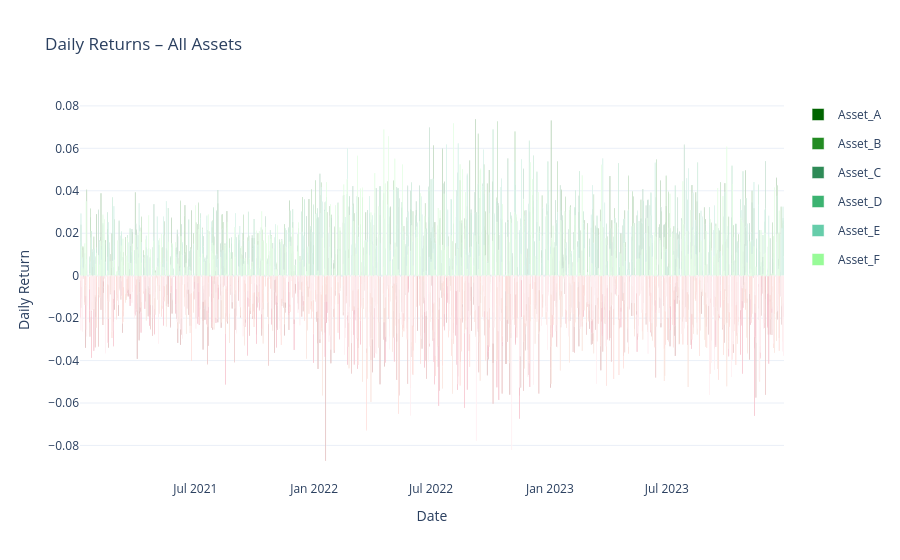

Source (notebook cell):
### Code cell
import plotly.graph_objects as go
import numpy as np

positive_colors = {
    "Asset_A": "#006400",
    "Asset_B": "#228B22",
    "Asset_C": "#2E8B57",
    "Asset_D": "#3CB371",
    "Asset_E": "#66CDAA",
    "Asset_F": "#98FB98"
}

negative_colors = {
    "Asset_A": "#8B0000",
    "Asset_B": "#B22222",
    "Asset_C": "#DC143C",
    "Asset_D": "#E9967A",
    "Asset_E": "#FA8072",
    "Asset_F": "#FFC0CB"
}

fig = go.Figure()

for asset in daily_returns.columns:

    asset_data = daily_returns[asset]

    positive = asset_data.where(asset_data >= 0)
    negative = asset_data.where(asset_data < 0)

    # Positive trace (shows in legend)
    fig.add_trace(
        go.Bar(
            x=daily_returns.index,
            y=positive,
            name=asset,
            marker_color=positive_colors[asset],
            legendgroup=asset,
            showlegend=True
        )
    )

    # Negative trace (hidden from legend but grouped)
    fig.add_trace(
        go.Bar(
            x=daily_returns.index,
            y=negative,
            marker_color=negative_colors[asset],
            legendgroup=asset,
            showlegend=False
        )
    )

fig.update_layout(
    title="Daily Returns – All Assets",
    xaxis_title="Date",
    yaxis_title="Daily Return",
    barmode="overlay",
    template="plotly_white",
    legend=dict(groupclick="togglegroup")  # Important line
)

fig.show()

### Figure 1 — Plotly figure (JSON) as saved in the notebook; plotly's stock layout.template omitted (floating-point values rounded to 4 significant figures; data arrays with more than 128 entries replaced by an {"elided": "..."} marker saying what was removed)
{"data": [{"legendgroup": "Asset_A", "marker": {"color": "#006400"}, "name": "Asset_A", "showlegend": true, "type": "bar", "x": {"elided": "740 str values"}, "y": {"elided": "740 float values"}}, {"legendgroup": "Asset_A", "marker": {"color": "#8B0000"}, "showlegend": false, "type": "bar", "x": {"elided": "740 str values"}, "y": {"elided": "740 float values"}}, {"legendgroup": "Asset_B", "marker": {"color": "#228B22"}, "name": "Asset_B", "showlegend": true, "type": "bar", "x": {"elided": "740 str values"}, "y": {"elided": "740 float values"}}, {"legendgroup": "Asset_B", "marker": {"color": "#B22222"}, "showlegend": false, "type": "bar", "x": {"elided": "740 str values"}, "y": {"elided": "740 float values"}}, {"legendgroup": "Asset_C", "marker": {"color": "#2E8B57"}, "name": "Asset_C", "showlegend": true, "type": "bar", "x": {"elided": "740 str values"}, "y": {"elided": "740 float values"}}, {"legendgroup": "Asset_C", "marker": {"color": "#DC143C"}, "showlegend": false, "type": "bar", "x": {"elided": "740 str values"}, "y": {"elided": "740 float values"}}, {"legendgroup": "Asset_D", "marker": {"color": "#3CB371"}, "name": "Asset_D", "showlegend": true, "type": "bar", "x": {"elided": "740 str values"}, "y": {"elided": "740 float values"}}, {"legendgroup": "Asset_D", "marker": {"color": "#E9967A"}, "showlegend": false, "type": "bar", "x": {"elided": "740 str values"}, "y": {"elided": "740 float values"}}, {"legendgroup": "Asset_E", "marker": {"color": "#66CDAA"}, "name": "Asset_E", "showlegend": true, "type": "bar", "x": {"elided": "740 str values"}, "y": {"elided": "740 float values"}}, {"legendgroup": "Asset_E", "marker": {"color": "#FA8072"}, "showlegend": false, "type": "bar", "x": {"elided": "740 str values"}, "y": {"elided": "740 float values"}}, {"legendgroup": "Asset_F", "marker": {"color": "#98FB98"}, "name": "Asset_F", "showlegend": true, "type": "bar", "x": {"elided": "740 str values"}, "y": {"elided": "740 float values"}}, {"legendgroup": "Asset_F", "marker": {"color": "#FFC0CB"}, "showlegend": false, "type": "bar", "x": {"elided": "740 str values"}, "y": {"elided": "740 float values"}}], "layout": {"barmode": "overlay", "legend": {"groupclick": "togglegroup"}, "title": {"text": "Daily Returns – All Assets"}, "xaxis": {"title": {"text": "Date"}}, "yaxis": {"title": {"text": "Daily Return"}}}}
